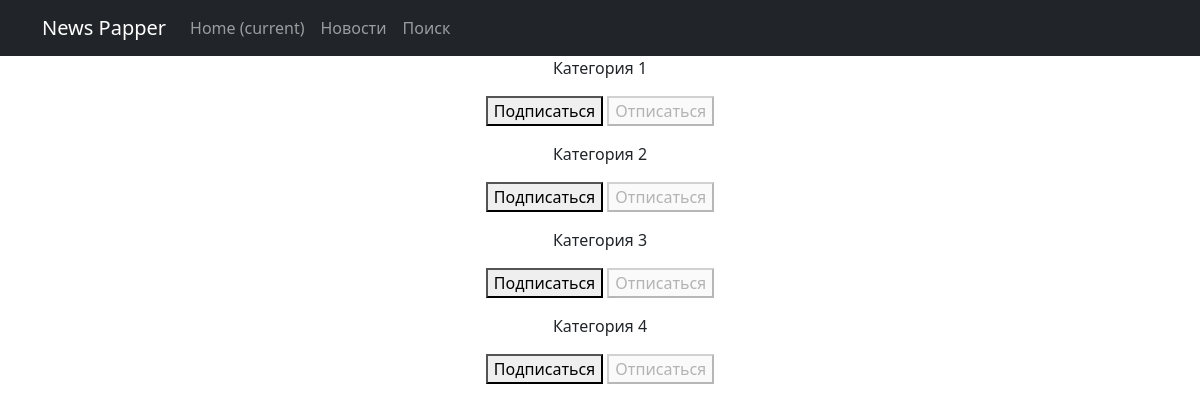
Before: /subscriptions/ (signed in) with the older database file.
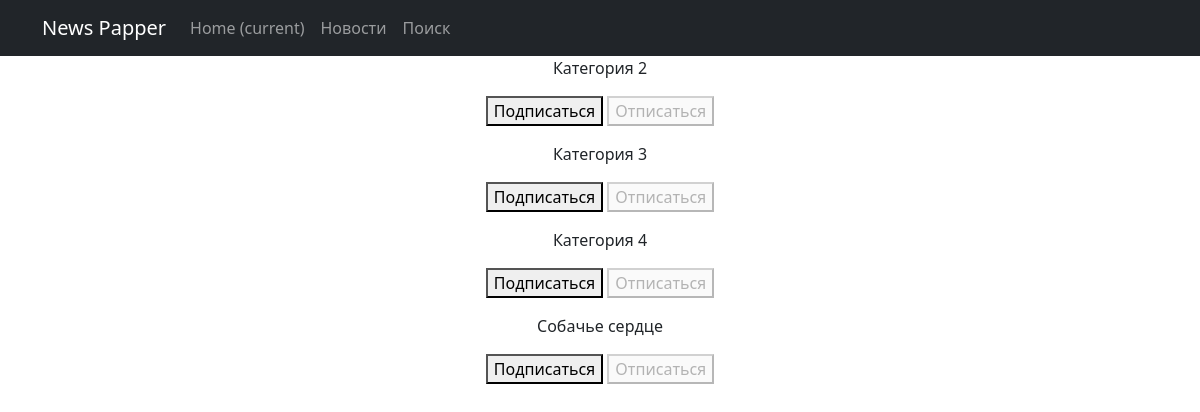
After: the same page with the newer database file.
### news/models.py (models this page shows, shortened)
class Category(models.Model):
    name = models.CharField(max_length=64, unique=True)

### news/views.py (the view, shortened to what this page needs)
# urls.py: path('subscriptions/', subscriptions, name='subscriptions'),
@login_required
@csrf_protect
def subscriptions(request):
    categories_with_subscriptions = Category.objects.annotate(
        user_subscribed=Exists(
            Subscriber.objects.filter(
                user=request.user,
                category=OuterRef('pk'),
            )
        )
    ).order_by('name')
    return render(
        request,
        'subscribers.html',
        {'categories': categories_with_subscriptions},
    )

### templates/subscribers.html (shortened to what this page needs)
{% extends 'flatpages/default.html' %}
{% block content %}
    {% for category in categories  %}
        <p>
            {{ category.name }}
            <form method="post">
                {% if category.user_subscribed %}
                    <button disabled>Подписаться</button>
                    <button name="action" value="unsubscribe">Отписаться</button>
                {% else %}
                    <button name="action" value="subscribe">Подписаться</button>
                    <button disabled>Отписаться</button>
                {% endif %}
            </form>
        </p>
    {% endfor %}
{% endblock content %}

Changed rows visible on the page:
changed Category: name "Категория 1" → "Собачье сердце"; moves down the list
